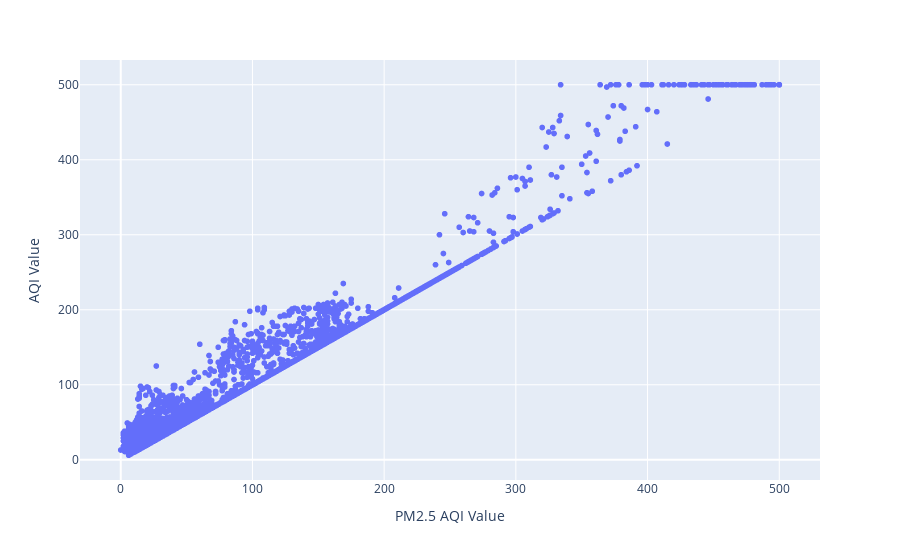

Notebook code for this chart:
### Code cell
import plotly.express as px

fig = px.scatter(poll, x='PM2.5 AQI Value', y='AQI Value')
fig.show()

### Figure 1 — Plotly figure (JSON) as saved in the notebook; plotly's stock layout.template omitted (floating-point values rounded to 4 significant figures; data arrays with more than 128 entries replaced by an {"elided": "..."} marker saying what was removed)
{"data": [{"hovertemplate": "PM2.5 AQI Value=%{x}<br>AQI Value=%{y}<extra></extra>", "legendgroup": "", "marker": {"color": "#636efa", "symbol": "circle"}, "mode": "markers", "name": "", "showlegend": false, "type": "scattergl", "x": {"elided": "23463 int values"}, "xaxis": "x", "y": {"elided": "23463 int values"}, "yaxis": "y"}], "layout": {"legend": {"tracegroupgap": 0}, "margin": {"t": 60}, "xaxis": {"anchor": "y", "domain": [0, 1], "title": {"text": "PM2.5 AQI Value"}}, "yaxis": {"anchor": "x", "domain": [0, 1], "title": {"text": "AQI Value"}}}}
